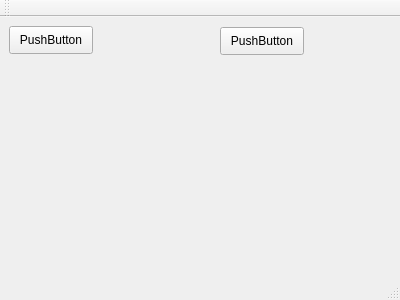
<?xml version="1.0" encoding="UTF-8"?>
<ui version="4.0">
 <class>MainWindow</class>
 <widget class="QMainWindow" name="MainWindow">
  <property name="geometry">
   <rect>
    <x>0</x>
    <y>0</y>
    <width>400</width>
    <height>300</height>
   </rect>
  </property>
  <property name="windowTitle">
   <string>MainWindow</string>
  </property>
  <widget class="QWidget" name="centralWidget">
   <widget class="QPushButton" name="pushButton">
    <property name="geometry">
     <rect>
      <x>9</x>
      <y>9</y>
      <width>84</width>
      <height>28</height>
     </rect>
    </property>
    <property name="text">
     <string>PushButton</string>
    </property>
   </widget>
   <widget class="QPushButton" name="pushButton_2">
    <property name="geometry">
     <rect>
      <x>220</x>
      <y>10</y>
      <width>84</width>
      <height>28</height>
     </rect>
    </property>
    <property name="text">
     <string>PushButton</string>
    </property>
   </widget>
  </widget>
  <widget class="QMenuBar" name="menuBar">
   <property name="geometry">
    <rect>
     <x>0</x>
     <y>0</y>
     <width>400</width>
     <height>25</height>
    </rect>
   </property>
  </widget>
  <widget class="QToolBar" name="mainToolBar">
   <attribute name="toolBarArea">
    <enum>TopToolBarArea</enum>
   </attribute>
   <attribute name="toolBarBreak">
    <bool>false</bool>
   </attribute>
  </widget>
  <widget class="QStatusBar" name="statusBar"/>
 </widget>
 <layoutdefault spacing="6" margin="11"/>
 <resources/>
 <connections/>
</ui>
